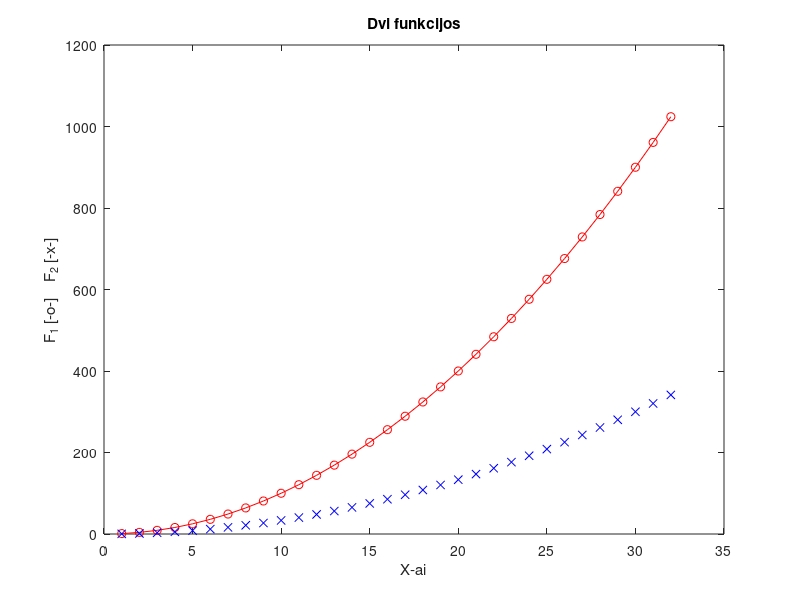

The MATLAB source for this figure: (Note: this script raises an error after producing the figure.)
x = 1:32;
y = x.^2;

plot(x, y, 'o-r', x, y/3, 'xb')
title('Dvi funkcijos')
xlabel('X-ai')
ylabel('F_1 [-o-]    F_2 [-x-]')

help sin
doc plot
docsearch title
help linspace
help size
help max

N = 4;
v = (N+1):0.5:(N+4);

A = [4 5 6; 7 8 9; 10 11 12];

a = A(3,2);
b = A(2:3,1:2);
c = A([1 3],[1 3]);

D = [A; v(1:3)];

%4   5   6
%7   8   9
%10  11  12
